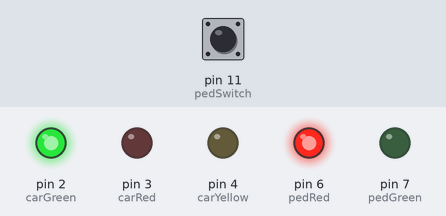
This sketch was run on a simulated Arduino Uno, built with avr-gcc and run on an emulated ATmega328P. Parts: output pins drawn as LEDs (lit = HIGH). The inputs (shaded band) are chosen by the test bench; at power-on: pin 11 (pedSwitch) LOW. What the sketch prints to the serial monitor is not drawn.

Above: at 1.2 s.
1.3 s: pin 11 (pedSwitch) pulled HIGH for 0.15 s
At 1.8 s:
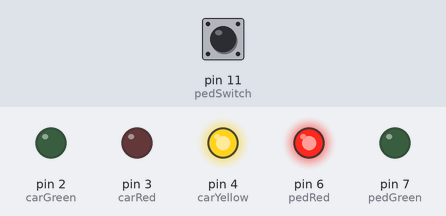
At 6.0 s:
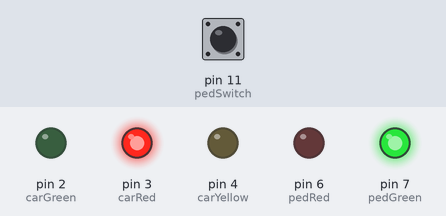
Timing chart, 0 to 20.8 s (numbered marks = the images above; inputs shaded):
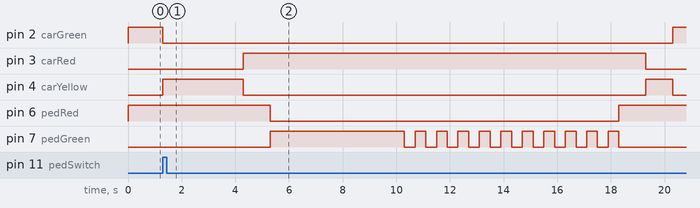

Measured:
- after the input at 1.3 s, pin 2 (carGreen): HIGH → LOW at once, → HIGH 19.0 s later; pin 3 (carRed): LOW → HIGH after 3.0 s, → LOW 15.0 s later

The sketch:

project7.ino
```cpp
int carGreen = 2;
int carRed = 3;
int carYellow = 4;
int pedRed = 6;
int pedGreen = 7;
int pedSwitch = 11;

void setup() {
  // put your setup code here, to run once:
  Serial.begin(9600);
  pinMode(carGreen, OUTPUT);
  pinMode(carRed, OUTPUT);
  pinMode(carYellow, OUTPUT);
  pinMode(pedRed, OUTPUT);
  pinMode(pedGreen, OUTPUT);
  pinMode(pedSwitch, INPUT);
}

void loop() {
  // put your main code here, to run repeatedly:
  int wait1 = 5000;
  int wait2 = 3000;
  int wait3 = 1000;

  // The car lights stay green (and the pedestrian lights red) unless a pedestrian is present
  int ped = digitalRead(pedSwitch);
  Serial.println(digitalRead(ped));
  while (ped == LOW) {
    digitalWrite(carGreen, HIGH);
    digitalWrite(pedRed, HIGH);
    ped = digitalRead(pedSwitch);
  }
  if (ped == HIGH) {
    // carGreen off, carYellow on, Wait 3 seconds
    digitalWrite(carGreen, LOW);
    digitalWrite(carYellow, HIGH);
    delay(wait2);
    // carYellow off, carRed on, Wait 1 second
    digitalWrite(carYellow, LOW);
    digitalWrite(carRed, HIGH);
    delay(wait3);
    // pedRed off, pedGreen on, Wait for 5 seconds or more
    digitalWrite(pedRed, LOW);
    digitalWrite(pedGreen, HIGH);
    delay(wait1);
    // Flash pedGreen 10 times, pedGreen off, pedRed on, Wait 1 second
    int flashCount = 0;
    while (flashCount < 10) {
        digitalWrite(pedGreen, LOW);
        delay(400);
        digitalWrite(pedGreen, HIGH);
        delay(400);
        flashCount = flashCount + 1;
    }
    digitalWrite(pedGreen, LOW);
    digitalWrite(pedRed, HIGH);
    delay(wait3);
    // carYellow on, carRed off, Wait 1 second
    digitalWrite(carYellow, HIGH);
    digitalWrite(carRed, LOW);
    delay(wait3);
    // carGreen on, carYellow off
    digitalWrite(carGreen, HIGH);
    digitalWrite(carYellow, LOW);
  }
}
```
